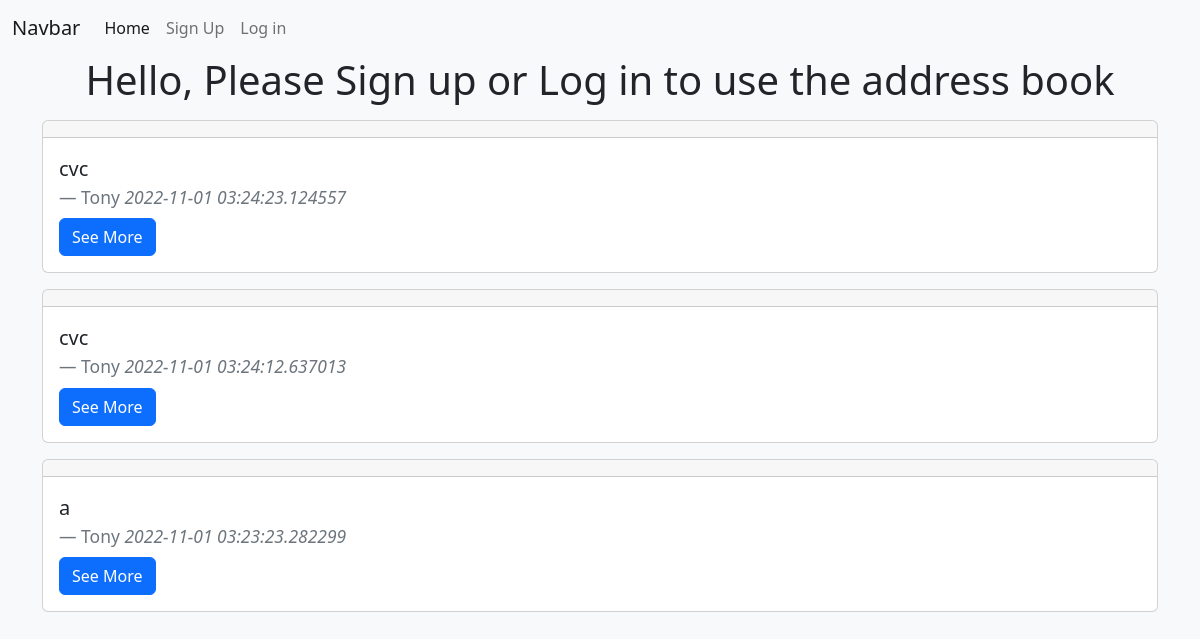
Before: / with the older database file.
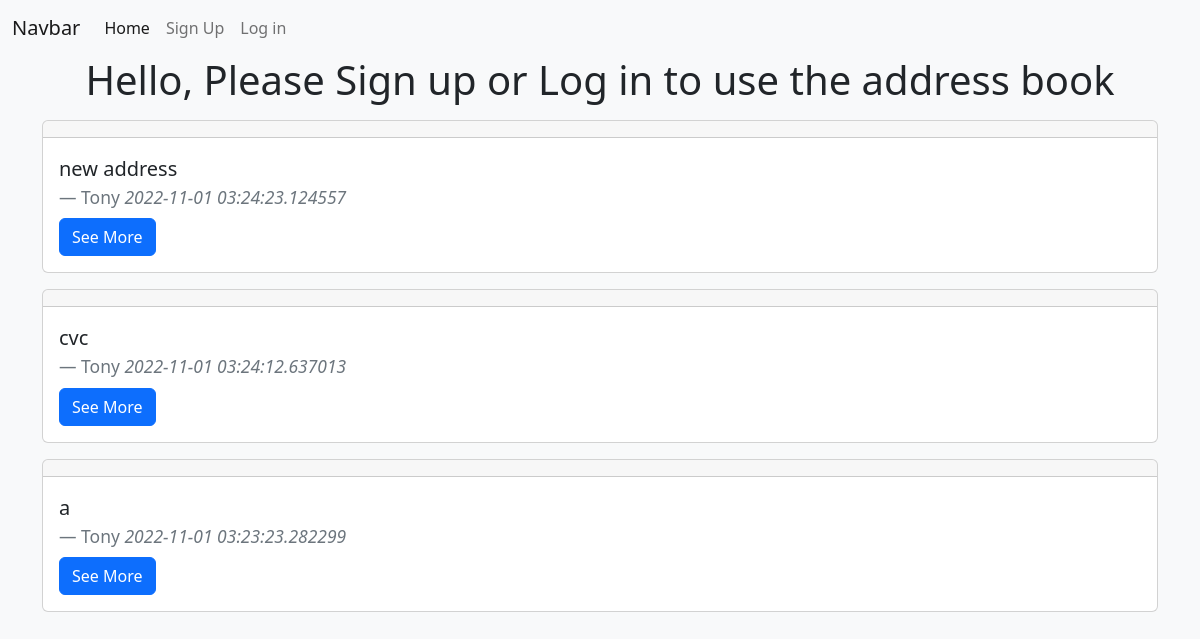
After: the same page with the newer database file.
### app/models.py (models this page shows, shortened)
class Address(db.Model):
    id = db.Column(db.Integer, primary_key=True)
    address = db.Column(db.String(80), nullable=False)
    date_created = db.Column(db.DateTime, nullable=False, default = datetime.utcnow)
    user_id = db.Column(db.Integer, db.ForeignKey('user.id'))

class User(db.Model, UserMixin):
    id = db.Column(db.Integer, primary_key=True)
    first_name = db.Column(db.String(80), unique=True, nullable=False)
    last_name = db.Column(db.String(120), unique=True, nullable=False)
    phone_number = db.Column(db.String(80), unique=True, nullable=False)
    address = db.Column(db.String(80), unique=True, nullable=False)
    date_created = db.Column(db.DateTime, nullable=False, default = datetime.utcnow)
    posts = db.relationship('Address', backref='author', lazy= 'dynamic')
    def __str__(self):
        return self.first_name

### app/routes.py (the view)
@app.route('/')
def index():
    addresses = Address.query.order_by(Address.date_created.desc()).all()
    return render_template('index.html', addresses=addresses)

### app/templates/index.html (shortened to what this page needs)
{% extends "base.html" %}
{% block content %}
    {% if current_user.is_authenticated %}
        <h1 class="text-center">Hello {{ current_user }}</h1>
    {% else %}
        <h1 class="text-center">Hello, Please Sign up or Log in to use the address book</h1>
    {% endif %}
    {% for address in addresses %}
    <div class="card my-3">
        <div class="card-header">
        </div>
        <div class="card-body">
          <blockquote class="blockquote mb-0">
            <p>{{ address.address }}</p>
            <footer class="blockquote-footer">{{ address.author }} <cite title="Source Title">{{ address.date_created }}</cite></footer>
          </blockquote>
          <a href="{{ url_for('get_address', address_id=address.id) }}" class="btn btn-primary mt-2">See More</a>
        </div>
      </div>
    {% endfor %}
{% endblock content %}

### app/templates/base.html (shortened to what this page needs)
<!DOCTYPE html>
<html lang="en">
<head>
<link href="https://cdn.jsdelivr.net/npm/bootstrap@5.2.2/dist/css/bootstrap.min.css" rel="stylesheet">
</head>
<body class="bg-light">
      {% include 'nav.html' %}
      <div class="container">
            {% block content %}
            {% endblock %}
      </div>
</body>
</html>

### app/templates/nav.html (shortened to what this page needs)
<nav class="navbar navbar-expand-lg bg-light">
    <div class="container-fluid">
      <a class="navbar-brand" href="{{ url_for('index') }}">Navbar</a>
      <div class="collapse navbar-collapse" id="navbarNavAltMarkup">
        <div class="navbar-nav">
          <a class="nav-link active" aria-current="{{ url_for('index') }}" href="{{ url_for('index') }}">Home</a>
          {% if current_user.is_authenticated %}
            <a class="nav-link" href="{{ url_for('create') }}">Create</a>
            <a class="nav-link" href="{{ url_for('logout') }}">Log Out</a>
          {% else %}
            <a class="nav-link" href="{{ url_for('signup') }}">Sign Up</a>
            <a class="nav-link" href="{{ url_for('login') }}">Log in</a>
          {% endif %}
        </div>
      </div>
    </div>
  </nav>

Changed rows visible on the page:
changed Address: address "cvc" → "new address"
